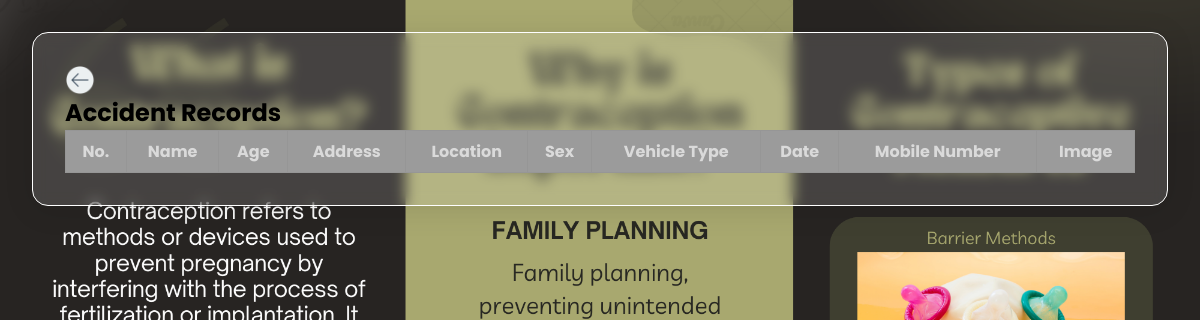
Before: /view_records.php with the older database file.
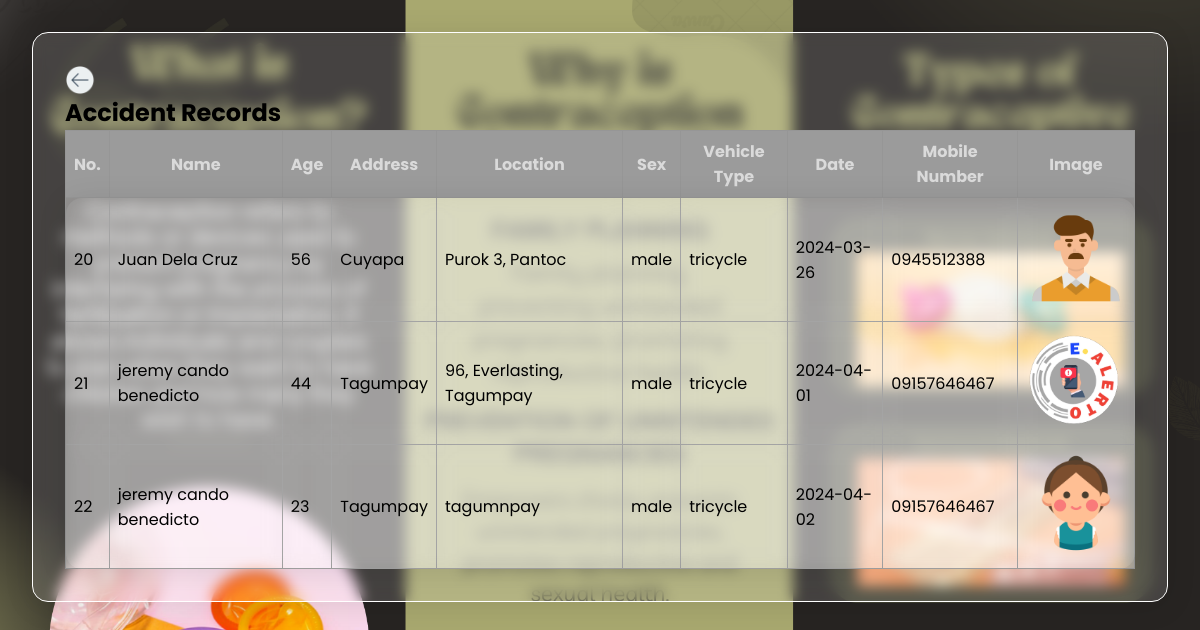
After: the same page with the newer database file.
### tables this page shows
CREATE TABLE `accident_record` (
  `accident_id` int(11) NOT NULL,
  `name` varchar(155) NOT NULL,
  `age` int(10) NOT NULL,
  `address` varchar(255) NOT NULL,
  `location` varchar(255) NOT NULL,
  `sex` enum('male','female') NOT NULL,
  `date` varchar(55) NOT NULL,
  `vehicle_type` enum('bicycle','motorcycle','tricycle','4 wheel vehicle') NOT NULL,
  `mobile_number` varchar(11) NOT NULL,
  `image` varchar(255) NOT NULL
);

### view_records.php (the view, shortened to what this page needs)
<?php
include 'php/config.php';
$query = "SELECT * FROM `accident_record`";
$result = mysqli_query($conn, $query);
?>
<!DOCTYPE html>
<html lang="en">
<head>
    <link rel="stylesheet" href="https://cdnjs.cloudflare.com/ajax/libs/font-awesome/6.5.1/css/all.min.css"
 />
    <link rel="stylesheet" href="css/viewrecord.css">
</head>
<body>
        <div class="tab">
            <a href="admin_interface.php" class="x-button">
                <img style="height: 30px;" src="assets/icon/left-arrow.png" alt=""></i></a>
            <h2>Accident Records</h2>
            <table>
                <thead>
                    <tr>
                        <th>No.</th>
                        <th>Name</th>
                        <th>Age</th>
                        <th>Address</th>
                        <th>Location</th>
                        <th>Sex</th>
                        <th>Vehicle Type</th>
                        <th>Date</th>
                        <th>Mobile Number</th>
                        <th>Image</th>
                    </tr>
                </thead>
                <tbody>
                    <?php
                    while ($row = mysqli_fetch_assoc($result)) {
                        echo "<tr>";
                        echo "<td>{$row['accident_id']}</td>";
                        echo "<td>{$row['name']}</td>";
                        echo "<td>{$row['age']}</td>";
                        echo "<td>{$row['address']}</td>";
                        echo "<td>{$row['location']}</td>";
                        echo "<td>{$row['sex']}</td>";
                        echo "<td>{$row['vehicle_type']}</td>";
                        echo "<td>{$row['date']}</td>";
                        echo "<td>{$row['mobile_number']}</td>";
                        echo "<td><img src='image_accident/{$row['image']}' alt='Accident Image'></td>";
                        echo "</tr>";
                    }
                    ?>
                </tbody>
            </table>
        </div>
</body>
</html>

### css/viewrecord.css (style rules this page uses)
* { font-family: 'Poppins', sans-serif; margin: 0; padding: 0; }
body { background-color: #9b9b9b; background-image: url(../assets/1.png); background-size: cover; background-attachment: fixed; }
.tab { margin: 2rem; padding: 2rem; background: rgba(255, 255, 255, 0.14); border-radius: 16px; box-shadow: 0 4px 30px rgba(0, 0, 0, 0.1); backdrop-filter: blur(6.9px); -webkit-backdrop-filter: blur(6.9px); border: 1px solid rgba(255, 255, 255, 1); }
table { width: 100%; border-collapse: collapse; }
table, th, td { border: 1px solid rgb(150, 150, 150); padding: 8px; }
th { background-color: #9b9b9b; color: rgb(218, 218, 218); }
img { max-width: 100px; max-height: 100px; }
tbody { background: rgba(255, 255, 255, 0.41); border-radius: 16px; box-shadow: 0 4px 30px rgba(0, 0, 0, 0.1); backdrop-filter: blur(10.1px); -webkit-backdrop-filter: blur(10.1px); border: 1px solid rgba(255, 255, 255, 1); }
.x-button { background-color: #4caf4f00; color: rgb(253, 251, 251); border: none; border-radius: 4px; font-size: 16px; cursor: pointer; display: flex; text-decoration: none; justify-content: start; align-items: end; }

Changed rows visible on the page:
added accident_record: accident_id "20", name "Juan Dela Cruz", age "56", address "Cuyapa", location "Purok 3, Pantoc", sex "male", vehicle_type "tricycle", date "2024-03-26", mobile_number "0945512388", image (picture)
added accident_record: accident_id "21", name "jeremy cando benedicto", age "44", address "Tagumpay", location "96, Everlasting, Tagumpay", sex "male", vehicle_type "tricycle", date "2024-04-01", mobile_number "09157646467", image (picture)
added accident_record: accident_id "22", name "jeremy cando benedicto", age "23", address "Tagumpay", location "tagumnpay", sex "male", vehicle_type "tricycle", date "2024-04-02", mobile_number "09157646467", image (picture)
